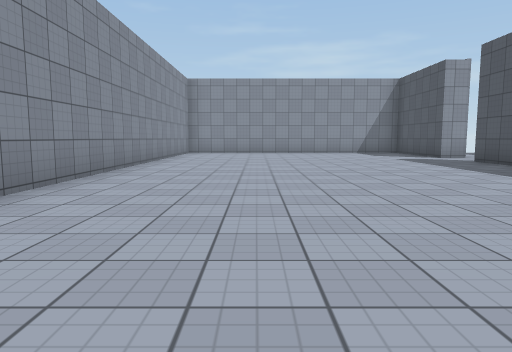
[1] (above)

16 first-person views from a walk through a 3-D level made in the Unity game engine. The camera is 1.2 m above the floor, tilts 6° down and sees 70° across. The floor is counted in squares, 2 m on a side. Each view is taken from the middle of a square. On the plan, view 1 faces up. The plan holds only what a view shows up to about 10 squares ahead; the rest is blank. The place goes on beyond the plan. Surface patterns are stand-ins for the level's own textures.

[2]
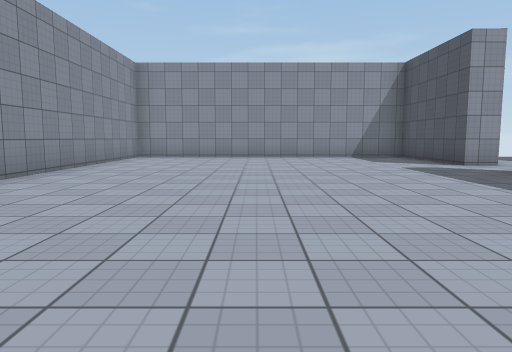

[3]
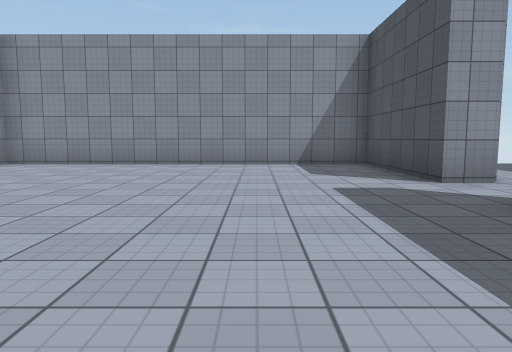

[4]
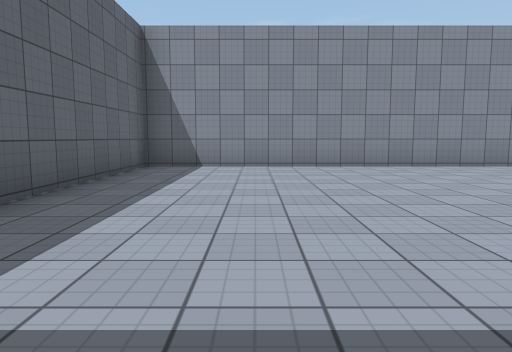

[5]
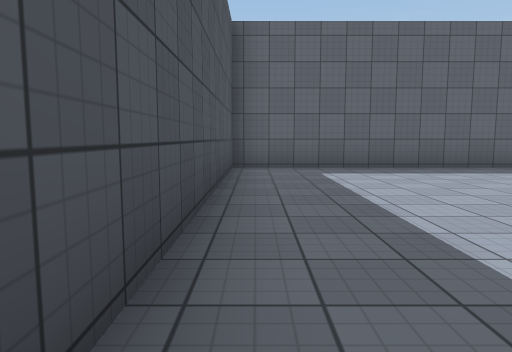

[6]
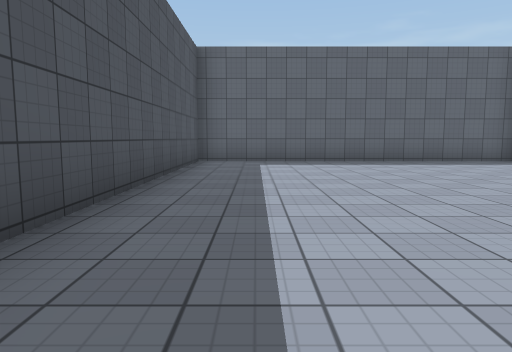

[7]
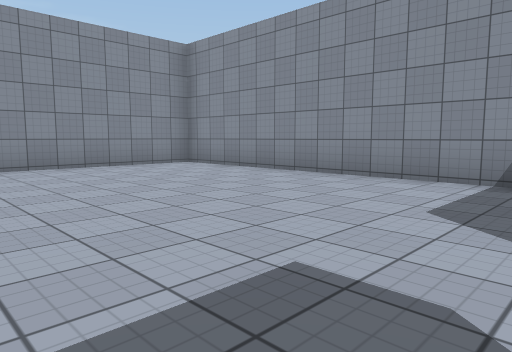

[8]
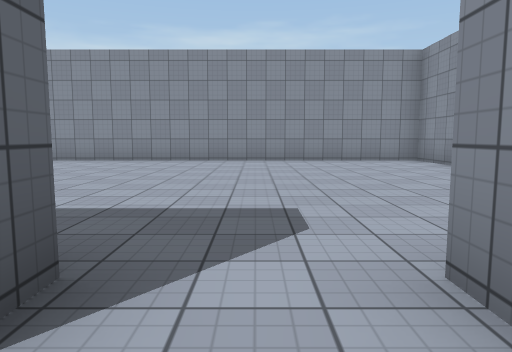

[9]
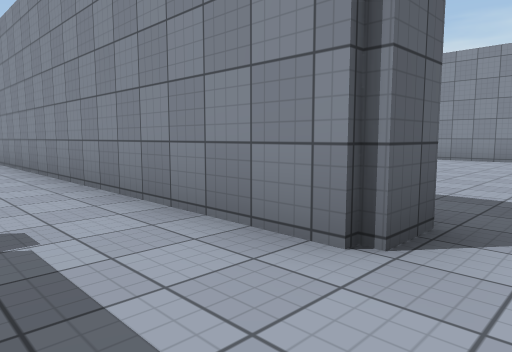

[10]
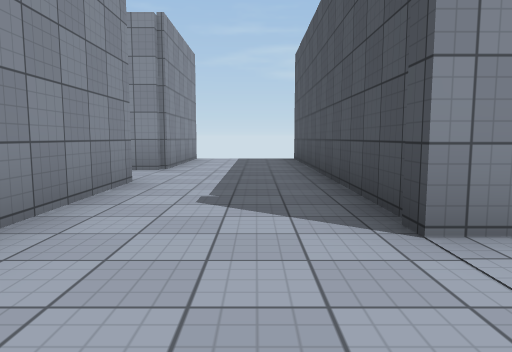

[11]
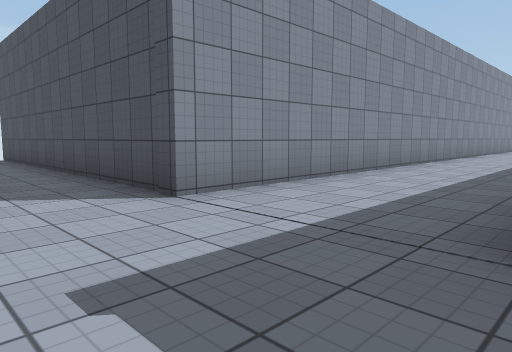

[12]
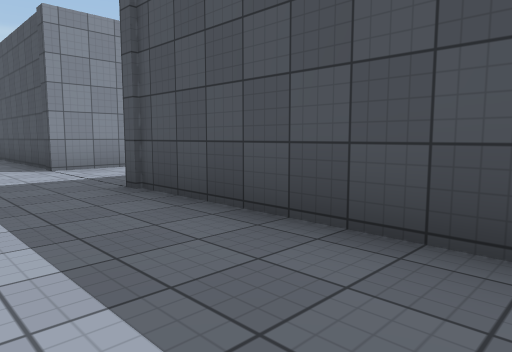

[13]
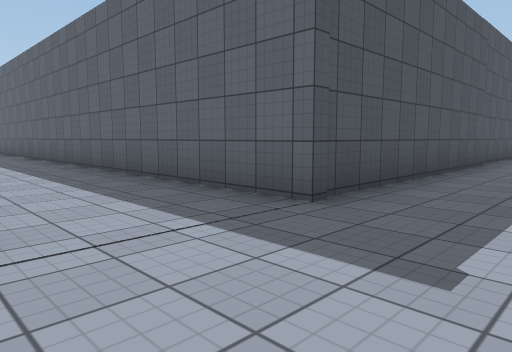

[14]
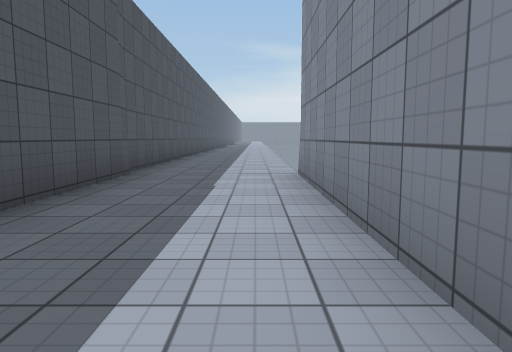

[15]
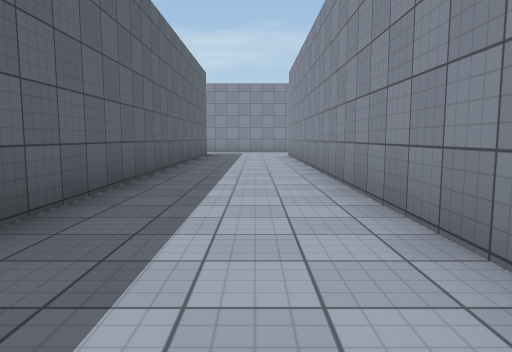

[16]
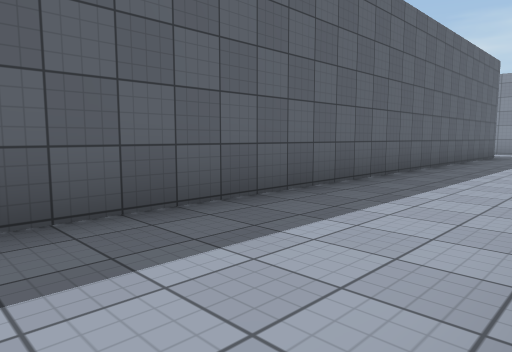

### Floor plan
Points are (right, up) in squares from view 1. A wall is a line through its corners. A room is listed if a view was taken in it or the views show most of it. See-through windows are left out.
Room 1 (views 1, 2, 3, 4, 5, 6, 7)
walls: (6.3, 10.8) (5.5, 10.8) (5.5, 14.2) (-2.6, 14.2) (-2.6, -0.3) (5.5, -0.3) (5.5, 9.1) (6.3, 9.1)
ways out: opening at (6, 10) to room 2
Room 2 (views 8, 9, 10, 11, 12, 13, 14, 15, 16)
walls: (20.5, 6.1) (9.1, 6.1) (9.1, 14.5); (9.1, -3.6) (9.1, 3.3) (21.6, 3.3); (6.3, 9.1) (6.3, -3.1); (6.3, 14) (6.3, 10.8)
ways out: opening at (6, 10) to room 1; opening at (7.5, -3)

Positions as (right, up) in squares from view 1, and headings:
1: (0, 0), facing up
2: (1, 3), facing up
3: (3, 6), facing up
4: (5, 2), facing left
5: (5, 7), facing down
6: (4, 9), facing down
7: (5, 9), facing up-left
8: (7, 10), facing left
9: (8, 10), facing down-left
10: (8, 4), facing up
11: (7, 3), facing up-right
12: (7, -1), facing up-right
13: (7, 6), facing down-right
14: (7, 3), facing down
15: (22, 5), facing left
16: (22, 6), facing down-left
